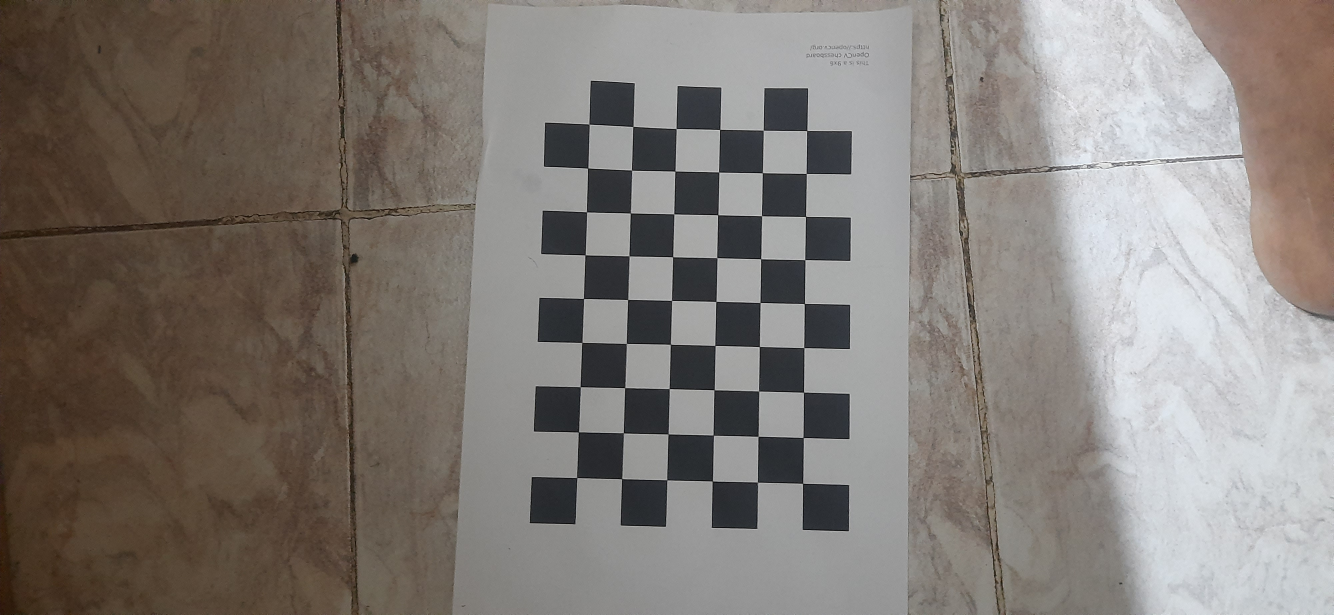
#> input picture Checkers/r1.jpg, 4000 x 1844 px, found by its file name (shown at 1/3 size); its folder holds 4 pictures in this run
$ python calib.py
#> lines starting #> are read from the running program, lines starting #| are printed output that depends on the picture
import cv2
import numpy as np
import os
from PIL import Image
# Define the criteria for termination of the iterative process of corner refinement
criteria = (cv2.TERM_CRITERIA_EPS + cv2.TERM_CRITERIA_MAX_ITER, 30, 0.001)

# Prepare object points like (0,0,0), (1,0,0), (2,0,0) ....,(6,5,0)
objp = np.zeros((9 * 6, 3), np.float32)
objp[:, :2] = np.mgrid[0:9, 0:6].T.reshape(-1, 2)
l = os.listdir("Checkers")
r = [i for i in l if i.startswith("r")]
l = [i for i in l if i.startswith("l")]
r = sorted(r)
l = sorted(l)
r = [np.array(Image.open(f"Checkers/{i}")) for i in r]
#> r = 1 item
l = [np.array(Image.open(f"Checkers/{i}")) for i in l]
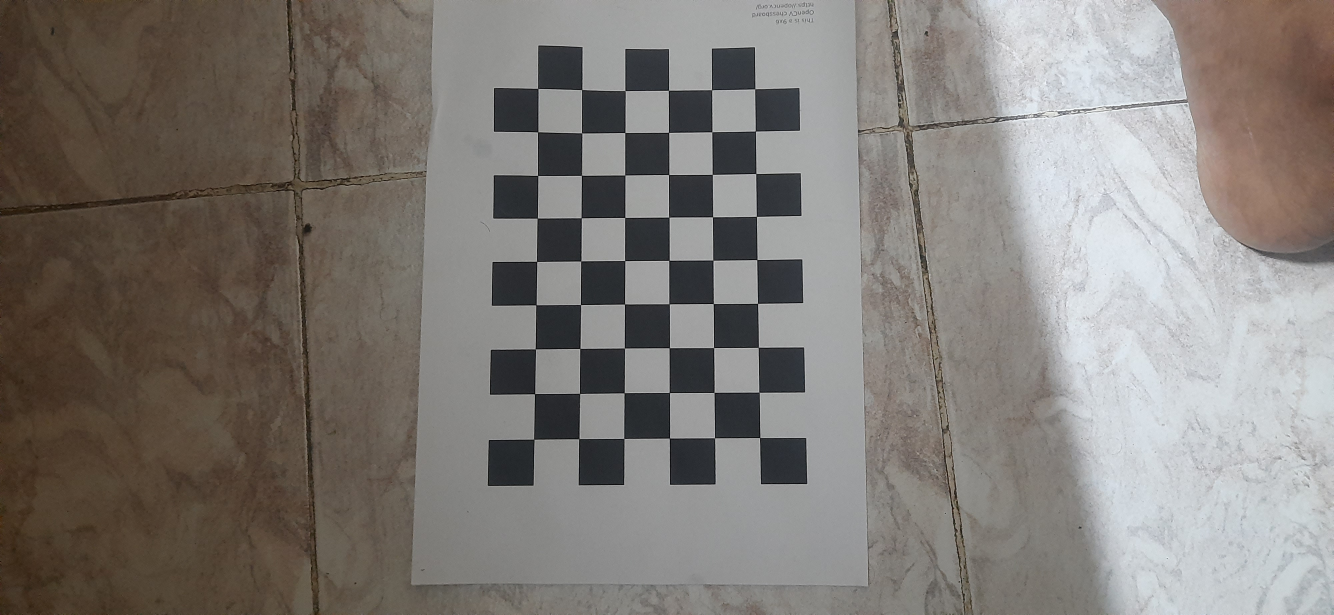
#> input picture Checkers/l1.jpg, 4000 x 1844 px, found by its file name (shown at 1/3 size)
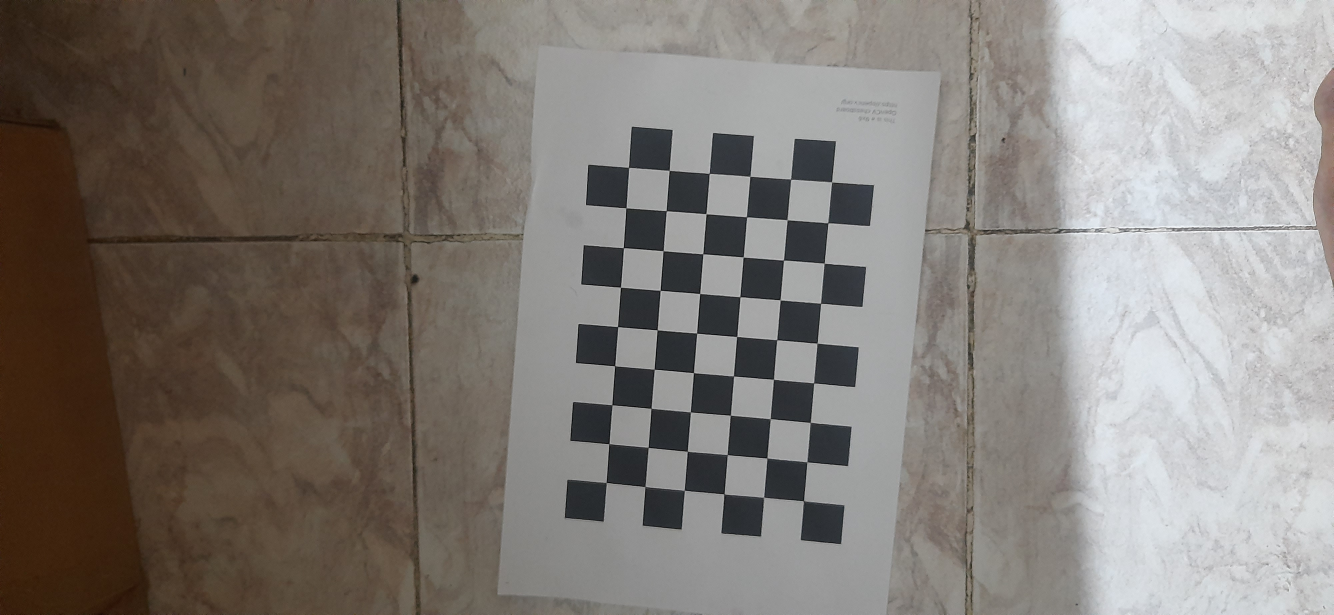
#> input picture Checkers/l2.jpg, 4000 x 1844 px, found by its file name (shown at 1/3 size)
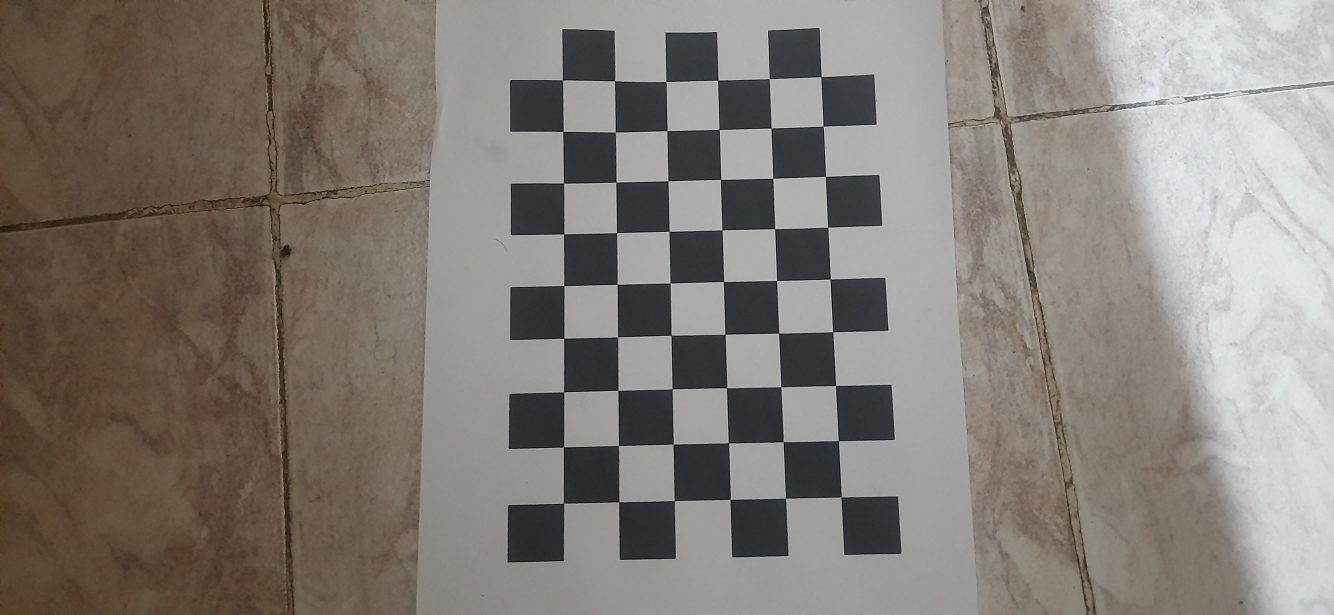
#> input picture Checkers/l3.jpg, 4000 x 1844 px, found by its file name (shown at 1/3 size)
#> l = 3 items

objpoints = []  # 3d point in real world space
imgpointsL = []  # 2d points in image plane.
imgpointsR = []  # 2d points in image plane.


for imgL, imgR in zip(l, r):
    grayL = cv2.cvtColor(imgL, cv2.COLOR_BGR2GRAY)
    grayR = cv2.cvtColor(imgR, cv2.COLOR_BGR2GRAY)

    # Find the chess board corners
    retL, cornersL = cv2.findChessboardCorners(grayL, (9, 6), None)
    retR, cornersR = cv2.findChessboardCorners(grayR, (9, 6), None)

    if retL and retR:
        objpoints.append(objp)

        cornersL2 = cv2.cornerSubPix(grayL, cornersL, (11, 11), (-1, -1), criteria)
        imgpointsL.append(cornersL2)

        cornersR2 = cv2.cornerSubPix(grayR, cornersR, (11, 11), (-1, -1), criteria)
        imgpointsR.append(cornersR2)
#> this loop made 1 pass
#> (retL, retR) on pass 1: (True, True)
#> pass 1, `grayL = cv2.cvtColor(imgL, cv2.COLOR_BGR2GRAY)`:
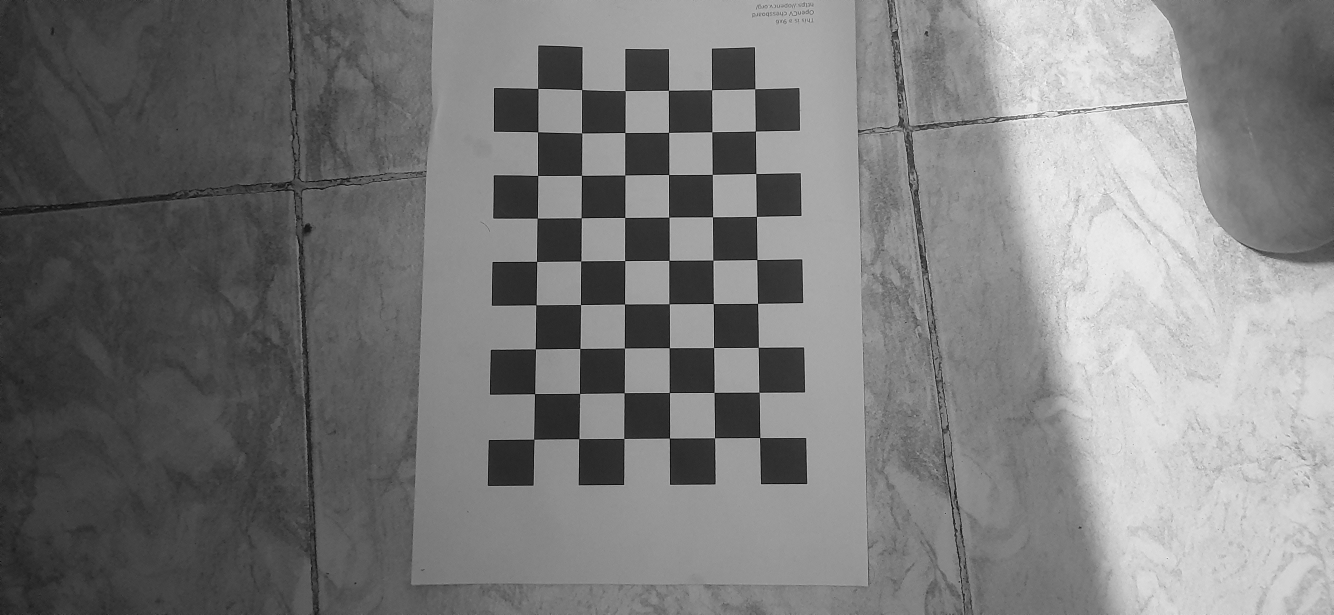
#> grayL: shape (1844, 4000) (shown at 1/3 size); min 0, max 255, mean 122.6
#> pass 1, `grayR = cv2.cvtColor(imgR, cv2.COLOR_BGR2GRAY)`:
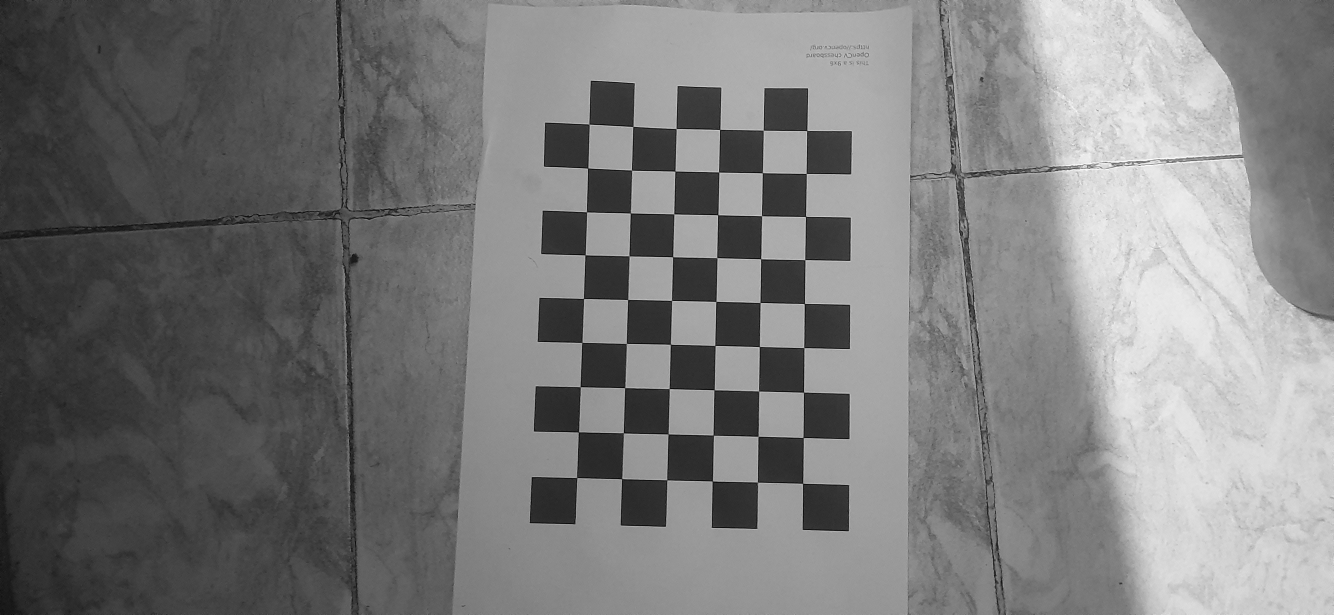
#> grayR: shape (1844, 4000) (shown at 1/3 size); min 0, max 255, mean 122.7
#> after the loop, imgpointsL = 1 item; imgpointsR = 1 item; objpoints = 1 item

# Calibrate the stereo camera
ret, mtxL, distL, mtxR, distR, R, T, E, F = cv2.stereoCalibrate(
    objpoints,
    imgpointsL,
    imgpointsR,
    grayL.shape[::-1],
    None,
    None,
    None,
    None,
    flags=cv2.CALIB_FIX_INTRINSIC,
)
#> ret = 5.19; mtxL = [[1, 0, 0], [0, 1, 0], [0, 0, 1]]; distL = [[0, 0, 0, 0, 0]]; mtxR = [[1, 0, 0], [0, 1, 0], [0, 0, 1]]; distR = [[0, 0, 0, 0, 0]]; R = [[1, -0.0308, -2.25e-06], [0.0308, 1, 3.13e-06], [2.15e-06, -3.2e-06, 1]]; T = [1.16, 0.421, -6.73e-05]; E = [[2.98e-06, 6.59e-05, 0.421], [-6.97e-05, 5.78e-06, -1.16], [-0.385, 1.17, 4.57e-06]]; F = [[0.651, 14.41, 92079.3], [-15.25, 1.26, -253403.3], [-84232.6, 256118.5, 1]]

np.savez("calib.npz", mtxL=mtxL, distL=distL, mtxR=mtxR, distR=distR, R=R, T=T, E=E, F=F)
